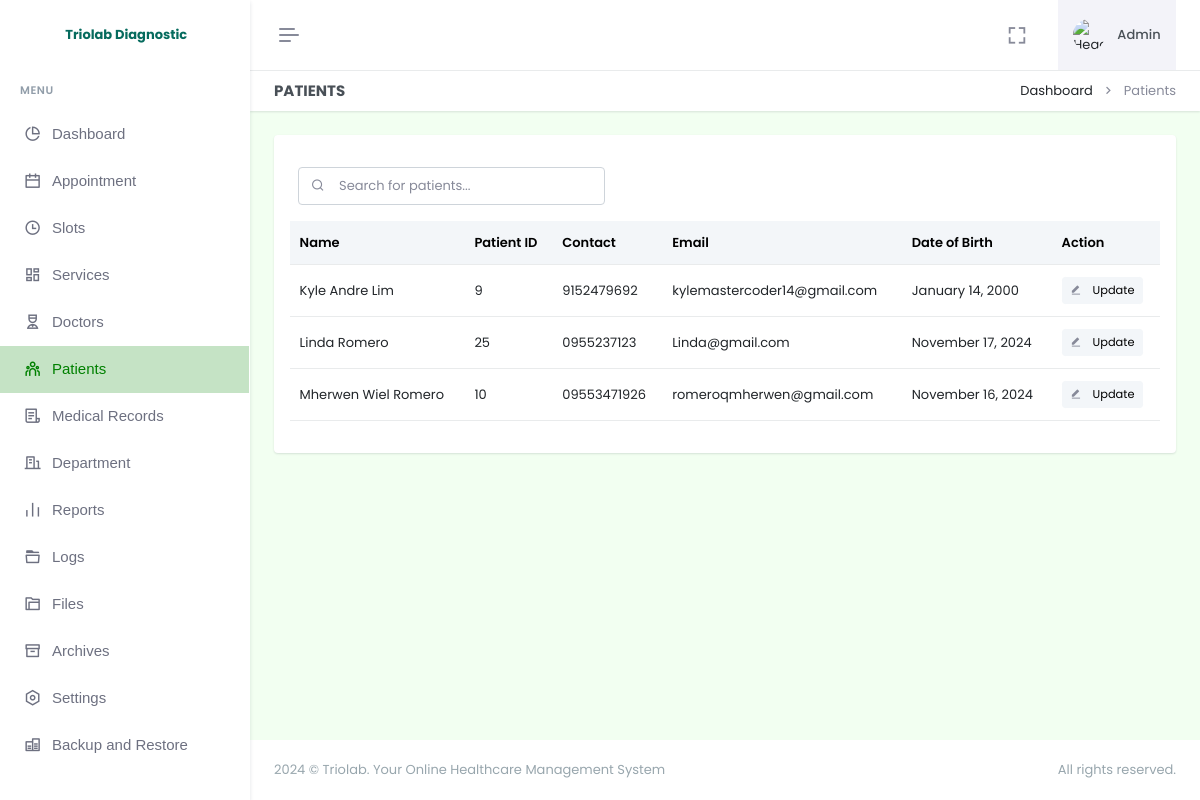
Before: /admin/patients.php (signed in) with the older database file.
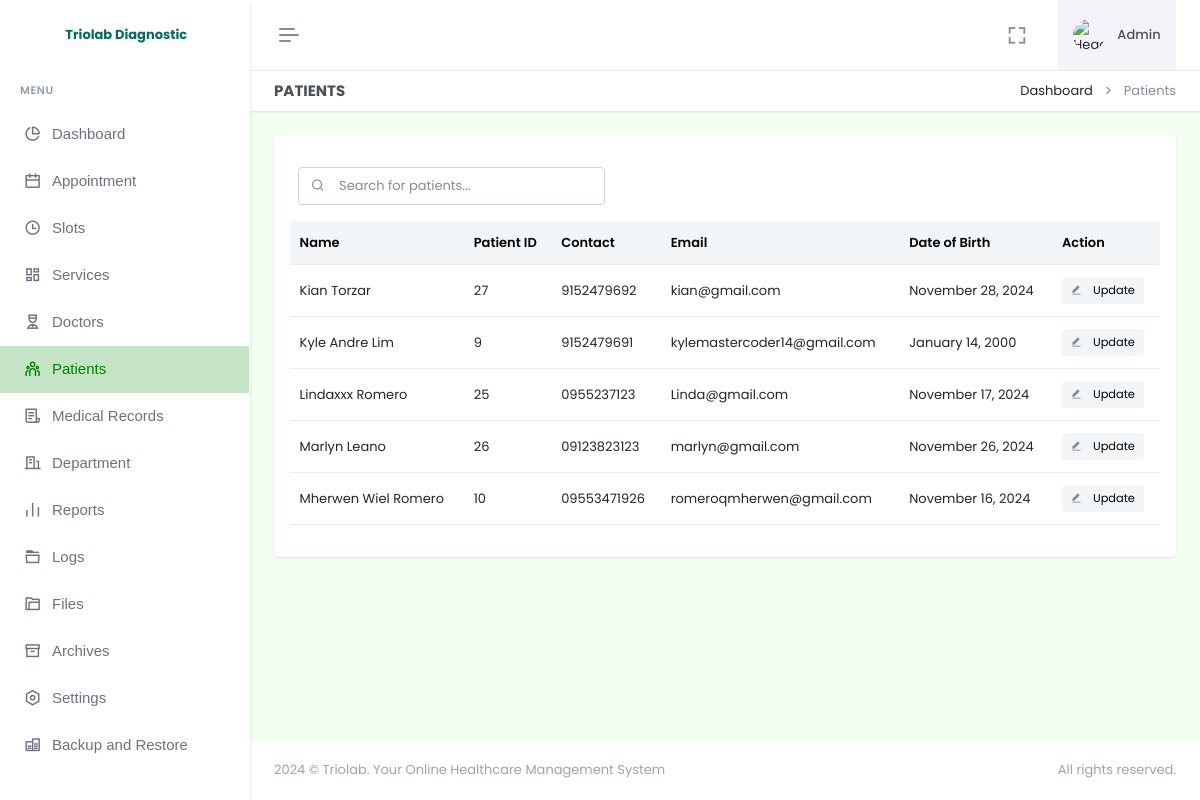
After: the same page with the newer database file.
### tables this page shows
CREATE TABLE `patient` (
  `id` int(11) NOT NULL AUTO_INCREMENT,
  `firstname` varchar(255) NOT NULL,
  `lastname` varchar(255) NOT NULL,
  `age` varchar(255) NOT NULL,
  `sex` varchar(255) NOT NULL,
  `email` varchar(255) NOT NULL,
  `dob` varchar(255) DEFAULT NULL,
  `birthplace` varchar(255) DEFAULT NULL,
  `contact` varchar(255) DEFAULT NULL,
  `password` varchar(255) NOT NULL,
  `province` varchar(255) DEFAULT NULL,
  `city` varchar(255) DEFAULT NULL,
  `barangay` varchar(255) DEFAULT NULL,
  `street` varchar(255) DEFAULT NULL,
  `date_added` timestamp NOT NULL DEFAULT current_timestamp(),
  PRIMARY KEY (`id`)
);

### admin/patients.php (the view, shortened to what the changed rows need)
<!doctype html>
<html lang="en" data-layout="vertical" data-topbar="light" data-sidebar="light" data-sidebar-size="lg" data-sidebar-image="none" data-preloader="disable" data-theme="default" data-theme-colors="green">
<head>
    <link rel="stylesheet" href="https://cdn.jsdelivr.net/npm/flatpickr/dist/flatpickr.min.css">
    <link href="assets/css/bootstrap.min.css" rel="stylesheet" type="text/css" />
    <link href="assets/css/icons.min.css" rel="stylesheet" type="text/css" />
    <link href="assets/css/app.min.css" rel="stylesheet" type="text/css" />
    <link href="assets/css/custom.min.css" rel="stylesheet" type="text/css" />
    <link rel="stylesheet" href="assets/css/sweetalert.css">
</head>
<body style="background-color: #F2FFF1">
    <div id="layout-wrapper">
        <?php require "header.php"; ?>
        <div class="main-content">
            <div class="page-content">
                <div class="container-fluid">
                    <div class="row">
                        <div class="col-12">
                            <div class="card">
                                <div class="card-body">
                                    <table class="table align-middle table-nowrap" id="patientTable">
                                        <thead class="table-light">
                                            <tr>
                                                <th>Name</th>
                                                <th>Patient ID</th>
                                                <th>Contact</th>
                                                <th>Email</th>
                                                <th>Date of Birth</th>
                                                <th>Action</th>
                                            </tr>
                                        </thead>
                                        <tbody class="list">
                                            <?php
                                            $selectPatient = $pdo->prepare("
                                                SELECT *
                                                FROM patient
                                                ORDER BY firstname ASC
                                            ");
                                            $selectPatient->execute();
                                            if ($selectPatient->rowCount() > 0) {
                                                while ($row = $selectPatient->fetch(PDO::FETCH_ASSOC)) {
                                                    $fullname = htmlspecialchars($row['firstname']) . " " . htmlspecialchars($row['lastname']);
                                                    $formattedDate = date("F j, Y", strtotime($row['dob']));
                                            ?>
                                                    <tr>
                                                        <td><?= $fullname; ?></td>
                                                        <td><?= htmlspecialchars($row['id']); ?></td>
                                                        <td><?= htmlspecialchars($row['contact']); ?></td>
                                                        <td><?= htmlspecialchars($row['email']); ?></td>
                                                        <td><?= $formattedDate; ?></td>
                                                        <td>
                                                            <a href="#" class="btn btn-light btn-sm edit-btn" data-bs-toggle="modal" data-bs-target="#editPatient"
                                                                data-patient-id="<?= htmlspecialchars($row['id']); ?>"
                                                                data-firstname="<?= htmlspecialchars($row['firstname']); ?>"
                                                                data-lastname="<?= htmlspecialchars($row['lastname']); ?>"
                                                                data-email="<?= htmlspecialchars($row['email']); ?>"
                                                                data-contact="<?= htmlspecialchars($row['contact']); ?>"
                                                                data-dob="<?= htmlspecialchars($row['dob']); ?>"
                                                                data-province="<?= htmlspecialchars($row['province']); ?>"
                                                                data-city="<?= htmlspecialchars($row['city']); ?>"
                                                                data-barangay="<?= htmlspecialchars($row['barangay']); ?>"
                                                                data-street="<?= htmlspecialchars($row['street']); ?>">
                                                                <i class="ri-edit-fill align-bottom me-2 text-muted"></i> Update
                                                            </a>
                                                        </td>
                                                    </tr>
                                                <?php
                                                }
                                            }
                                            ?>
                                        </tbody>
                                    </table>
                                </div>
                            </div>
                        </div>
                    </div>
                </div>
            </div>
        </div>
    </div>
</body>
</html>

Changed rows visible on the page:
added patient: fullname "Kian Torzar", id "27", contact "9152479692", email "kian@gmail.com", dob "November 28, 2024"
changed patient "Kyle Andre Lim": contact "9152479692" → "9152479691"
changed patient "Linda@gmail.com": fullname "Linda Romero" → "Lindaxxx Romero"
added patient: fullname "Marlyn Leano", id "26", contact "09123823123", email "marlyn@gmail.com", dob "November 26, 2024"
